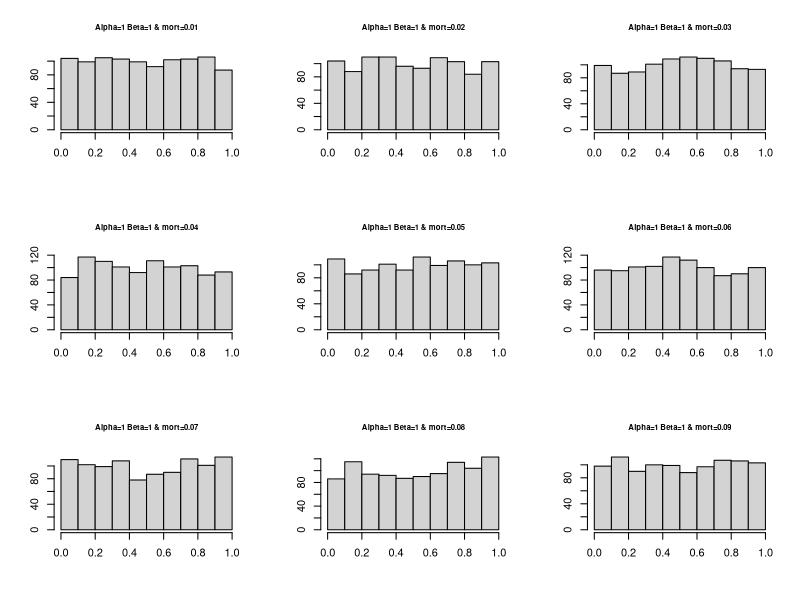
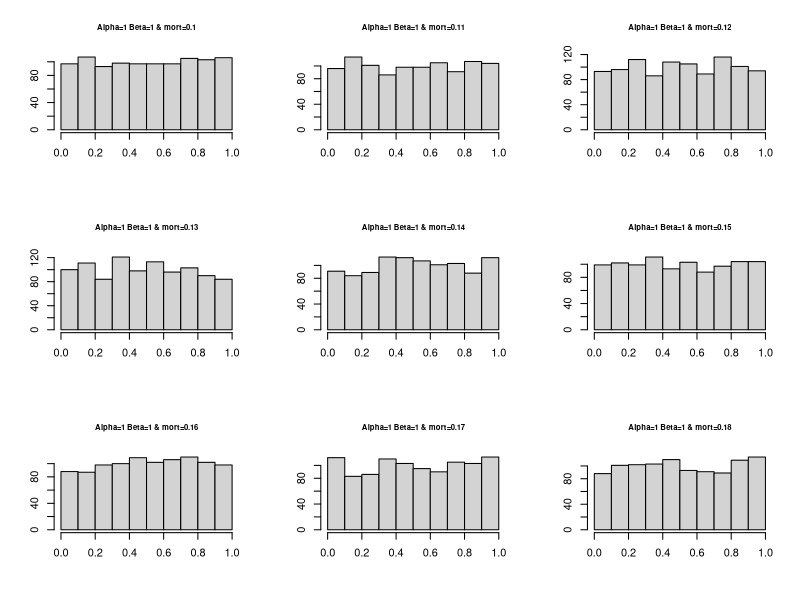
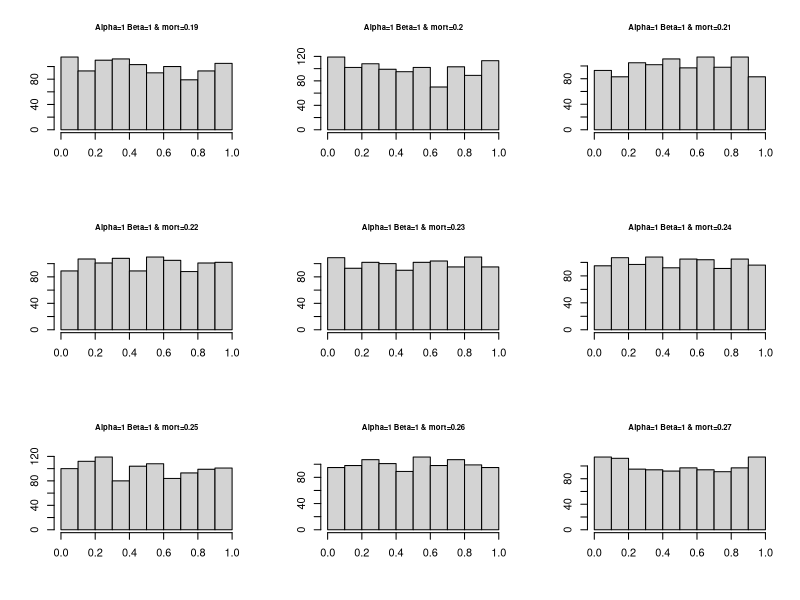
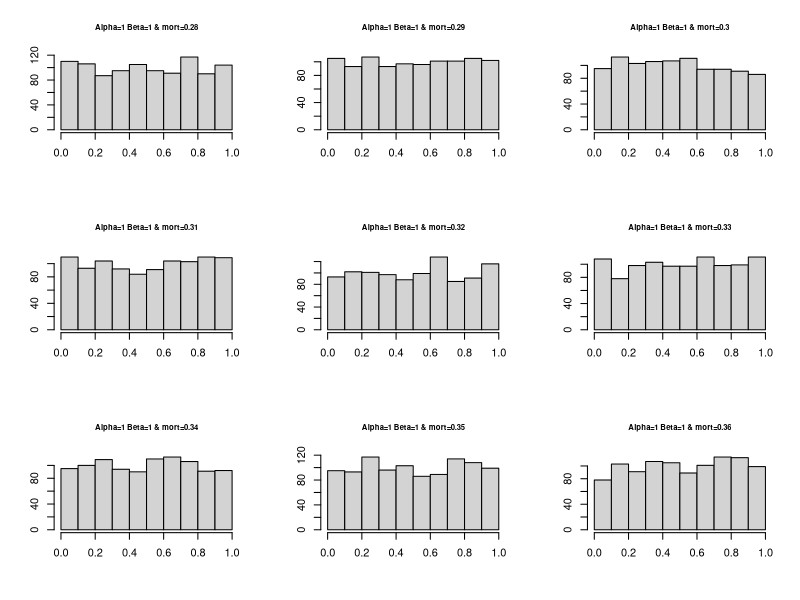
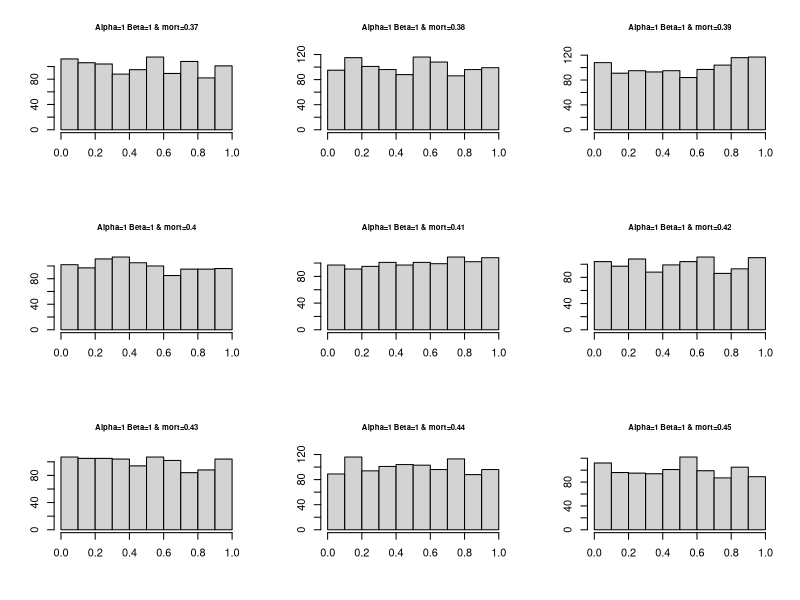
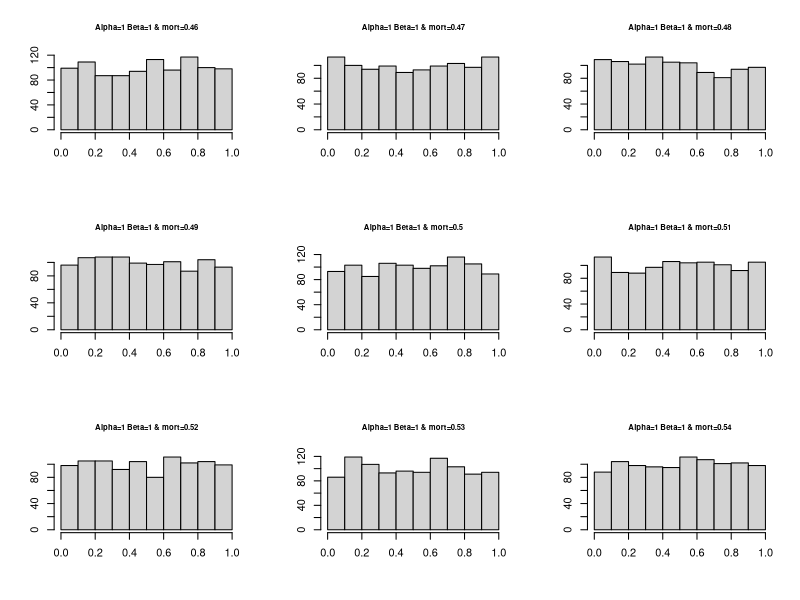
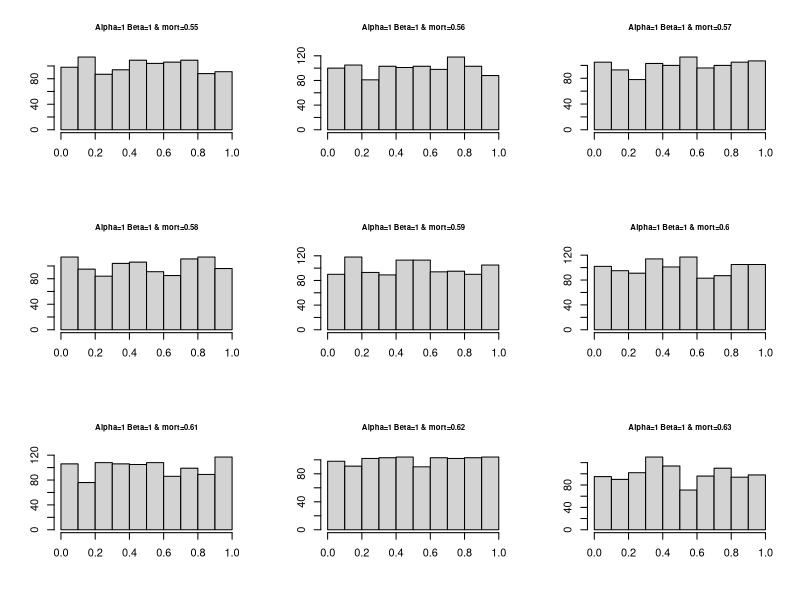
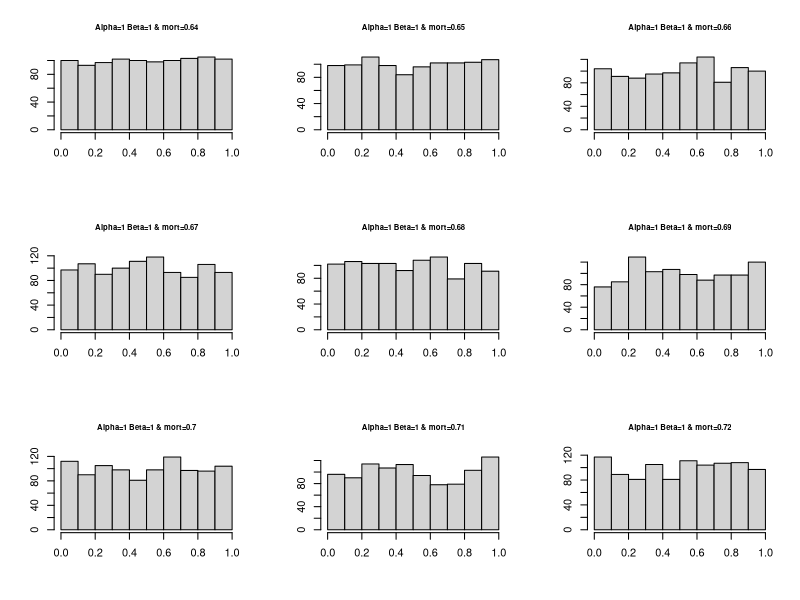

R code for these plots, in order:
#################### A Beta distribution moment ###################### A Beta distribution moment ###################################
# The mode of a beta distribution  x = (alpha-1)/(alpha+Beta-2) WHEN ALPHA AND BETA > 1
# so for a mode of  "x" and solving for "Beta we get  Beta = (alpha - x*alpha +2x -1)/x

x <- signif(seq(0.01,0.9,by=0.01),digits=2) # Get some natural mortality modes, you can make these whatever you'd like...
# Increasing the alpha, as you will see in a moment, will increase the informatativeness of the priors.
alpha <- c(seq(1,3,by=0.2),seq(3,50,by=5)) # alpha needs to be > 1
dist <- data.frame(x = rep(NA,length(x)*length(alpha)),alpha = rep(NA,length(x)*length(alpha)),beta = rep(NA,length(x)*length(alpha)))
count = 0

for(j in 1:length(alpha))
{    
  for(i in 1:length(x))
  {
    count = count + 1
    dist$beta[count] = (alpha[j] - x[i] * alpha[j] +2*x[i] -1)/x[i]
    dist$x[count] <- x[i]
    dist$alpha[count] <- alpha[j]
  } # end for(j in 1:length(alpha))
} # end for(i in 1:length(x))


# We can plot these historgrams and determine what values we'd like to use
pdf(file=paste(direct,"results/beta_dist_historgrams.pdf",sep=""),onefile=T)
par(mfrow=c(3,3))
for(i in 1:(length(x)*length(alpha)))
{
  hist(rbeta(1000,dist$alpha[i],dist$beta[i]),main = paste("Alpha=",dist$alpha[i]," Beta=",
                                                           signif(dist$beta[i],digits=3), " & mort=", dist$x[i],sep=""),
       xlab="",ylab="",cex.main=0.7)
} #end for(i in 1:length(x)*length(alpha))
dev.off()